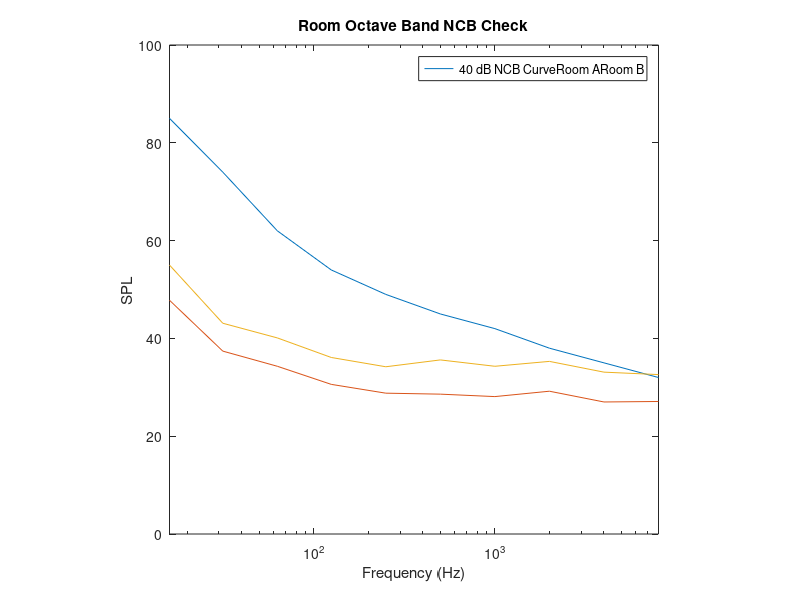

Source code (MATLAB):
close all;

cent_freq = [16, 31.5, 63, 125, 250, 500, 1000, 2000, 4000, 8000];
dB40 = [85, 74, 62, 54, 49, 45, 42, 38 ,35, 32];
room_a = [50.1, 39.7, 36.6, 32.9, 31.1, 30.9, 30.4, 31.5, 29.3, 29.4] - 2.3; 
room_b = [57.3, 45.4, 42.4, 38.4, 36.5, 37.9, 36.6, 37.6, 35.4, 34.9] - 2.3;

SIL_a = mean([30.5, 31.6, 29.4]);
SIL_b = mean([31.1, 31, 31.6, 29.7]);

figure;
semilogx(cent_freq, dB40); axis square;
hold on;
semilogx(cent_freq, room_a);
semilogx(cent_freq, room_b);

xlim([16, 8e3]);
ylim([0, 100]);

title("Room Octave Band NCB Check");
ylabel("SPL");
xlabel("Frequency (Hz)");

legend(["40 dB NCB Curve", "Room A", "Room B"]);